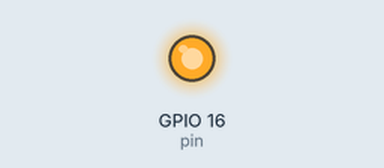
The program below on a simulated ESP32 board running MicroPython. Shown: output pins drawn as LEDs (lit = HIGH). What the program prints to the serial console is not drawn. At 0.0 s the program stops and its outputs stay as they are.

Above: at 0.1 s.
Timing chart, 0 to 1.5 s (numbered marks = the images above):
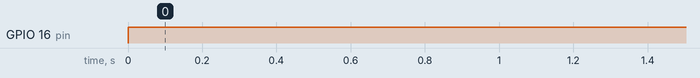

The program:

i2cScan.py
```python
import machine

pin = machine.Pin(16, machine.Pin.OUT)
pin.value(0) #set GPIO16 low to reset OLED
pin.value(1) #while OLED is running, must set GPIO16 in high

i2c = machine.I2C(1,scl=machine.Pin(15), sda=machine.Pin(4))
devices = i2c.scan()
if len(devices) == 0:
    print("No i2c device !")
else:
    print('i2c devices found:', len(devices))
    for device in devices:
        print("Decimal address: ", device, " | Hexa address: ", hex(device))
```

Measured:
- by itself, GPIO 16 (pin): LOW → HIGH at 0.00 s
